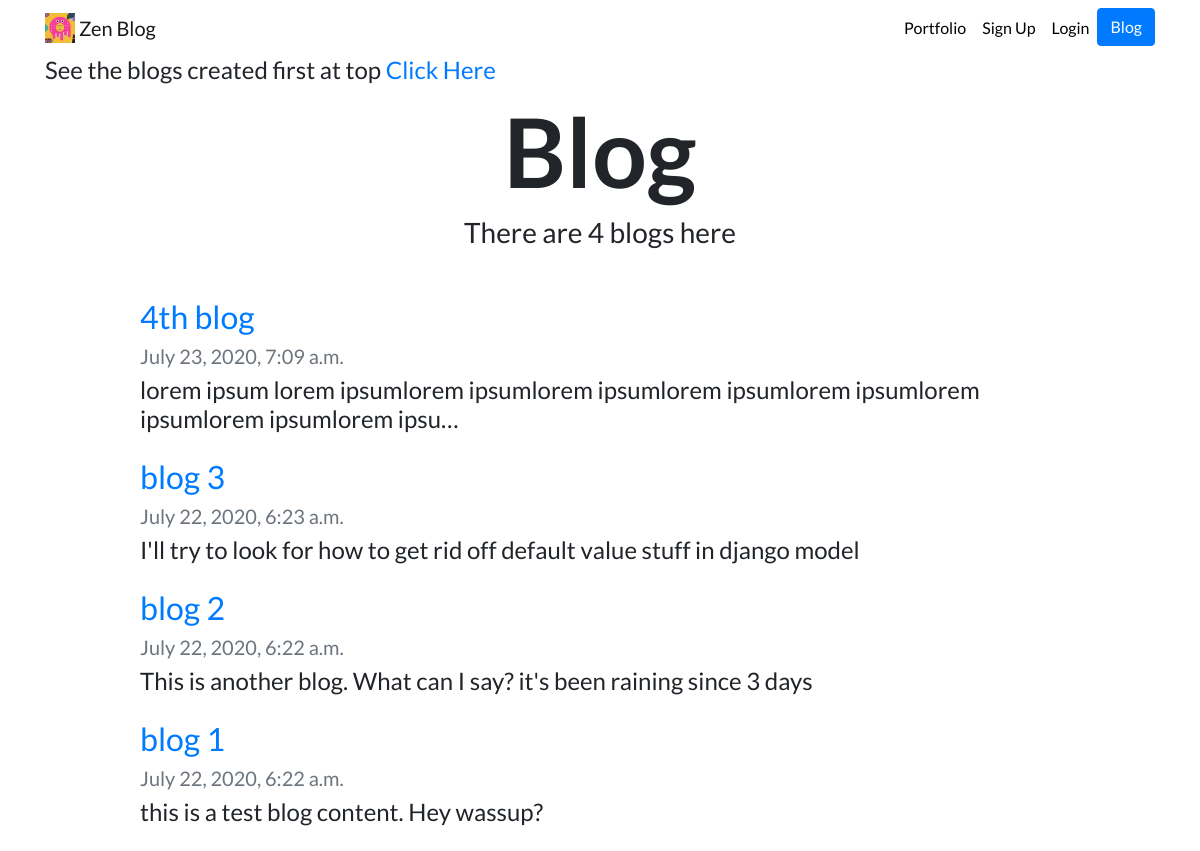
The page /blog/allblogs/ on the database its author committed.
### blog/models.py (models this page shows, shortened)
class Blog(models.Model):
    title = models.CharField(max_length=100)
    content = models.TextField(default='DEFAULT VALUE')
    created_on = models.DateTimeField()

### blog/views.py (the view)
# urls.py: path("allblogs/",views.all_blogs, name="all_blogs"), # shob blog ekshathey dekhbe
def all_blogs(request):
    blogs = Blog.objects.order_by('-created_on')
    return render(request, "blog/all_blogs.html", {"blogs":blogs})

### blog/templates/blog/all_blogs.html
{% extends "blog/base.html" %} {% load static %} {% block content %}
<h4>See the blogs created first at top <a href="{% url 'blog:all_blogs_ascending' %}">Click Here</a> </h4>
<h1 id="blogtitle" class="font-weight-bold text-center">Blog</h1>
<h3 class="text-center mb-5">There are {{ blogs.count }} blog{{ blogs.count|pluralize }} here</h3>
{% for i in blogs %}
<div class="row justify-content-center my-3">
    <div class="col-md-10">
        <a href="{% url 'blog:details' i.id %}">
            <h2>{{ i.title }}</h2>
        </a>
        <h5 class="text-muted">{{ i.created_on}}</h5>
        <h4>{{ i.content|striptags|truncatechars:100 }}</h4>
    </div>
</div>
{% endfor %} {% endblock %}

### portfolio/static/portfolio/custom.css (style rules this page uses)
body { font-family: 'Lato', sans-serif; }
#blogtitle { font-size: 6rem; }

### rows shown on the page
Blog: title "4th blog", created_on "July 23, 2020, 7:09 a.m.", content "lorem ipsum lorem ipsumlorem ipsumlorem ipsumlorem ipsumlorem ipsumlorem ipsumlorem ipsumlorem ipsu…"
Blog: title "blog 3", created_on "July 22, 2020, 6:23 a.m.", content "I'll try to look for how to get rid off default value stuff in django model"
Blog: title "blog 2", created_on "July 22, 2020, 6:22 a.m.", content "This is another blog. What can I say? it's been raining since 3 days"
Blog: title "blog 1", created_on "July 22, 2020, 6:22 a.m.", content "this is a test blog content. Hey wassup?"

### other values the page prints
{{ blogs.count }} "4"
